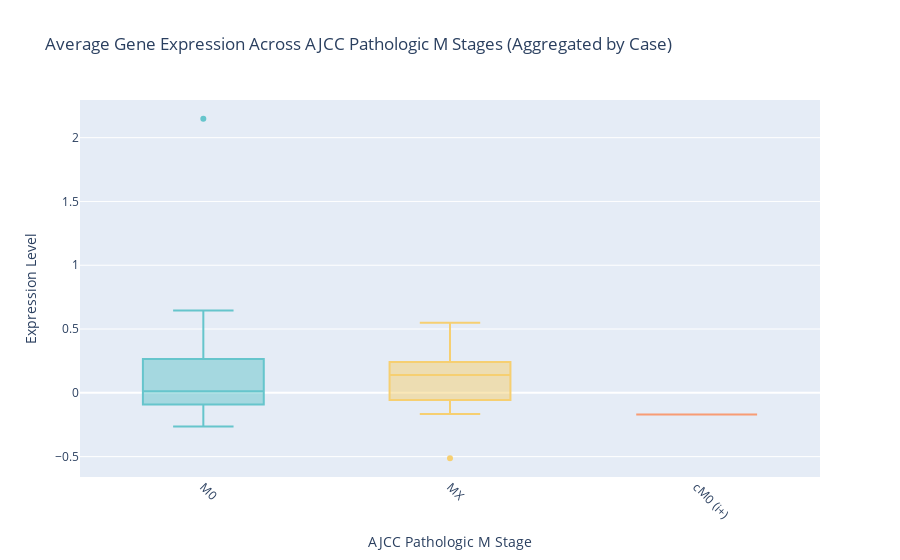

Notebook code for this chart:
### Code cell
# Filter out "Unknown" values for AJCC Pathologic M stages
filtered_data_state_m = aggregated_data[reshaped_df['ajcc_pathologic_m'] != "Unknown"]

fig = px.box(
    filtered_data_state_m,
    x='ajcc_pathologic_m',
    y='Expression',
    color='ajcc_pathologic_m', 
    title="Average Gene Expression Across AJCC Pathologic M Stages (Aggregated by Case)",
    labels={
        'ajcc_pathologic_m': 'AJCC Pathologic M Stage',
        'Expression': 'Expression Level'
    },
    color_discrete_sequence=px.colors.qualitative.Pastel 
)


fig.update_layout(
    xaxis_title="AJCC Pathologic M Stage",
    yaxis_title="Expression Level",
    xaxis_tickangle=45,
    showlegend=False  # Hide legend if not needed
)

# Show the interactive plot
fig.show()

### Figure 1 — Plotly figure (JSON) as saved in the notebook; plotly's stock layout.template omitted (floating-point values rounded to 4 significant figures)
{"data": [{"alignmentgroup": "True", "hovertemplate": "AJCC Pathologic M Stage=%{x}<br>Expression Level=%{y}<extra></extra>", "legendgroup": "M0", "marker": {"color": "rgb(102, 197, 204)"}, "name": "M0", "notched": false, "offsetgroup": "M0", "orientation": "v", "showlegend": true, "type": "box", "x": ["M0", "M0", "M0", "M0", "M0", "M0", "M0", "M0", "M0", "M0", "M0", "M0", "M0", "M0", "M0", "M0", "M0", "M0", "M0", "M0", "M0", "M0", "M0", "M0", "M0", "M0", "M0", "M0", "M0", "M0", "M0", "M0", "M0"], "x0": " ", "xaxis": "x", "y": [-0.212, 0.1431, 0.02433, 0.5814, 0.4323, -0.1334, -0.263, -0.0694, -0.03682, 0.02125, -0.1978, 0.03698, 0.01261, -0.2243, -0.02724, -0.2212, 0.05238, 0.6446, 2.147, 0.003703, -0.03224, 0.3351, 0.2563, 0.2953, 0.08245, 0.1191, -0.003247, -0.1745, -0.2148, -0.07819, 0.3388, 0.346, -0.02194], "y0": " ", "yaxis": "y"}, {"alignmentgroup": "True", "hovertemplate": "AJCC Pathologic M Stage=%{x}<br>Expression Level=%{y}<extra></extra>", "legendgroup": "MX", "marker": {"color": "rgb(246, 207, 113)"}, "name": "MX", "notched": false, "offsetgroup": "MX", "orientation": "v", "showlegend": true, "type": "box", "x": ["MX", "MX", "MX", "MX", "MX", "MX", "MX", "MX", "MX"], "x0": " ", "xaxis": "x", "y": [-0.5119, -0.02029, 0.4908, 0.1579, 0.1431, -0.166, 0.04409, 0.5488, 0.1392], "y0": " ", "yaxis": "y"}, {"alignmentgroup": "True", "hovertemplate": "AJCC Pathologic M Stage=%{x}<br>Expression Level=%{y}<extra></extra>", "legendgroup": "cM0 (i+)", "marker": {"color": "rgb(248, 156, 116)"}, "name": "cM0 (i+)", "notched": false, "offsetgroup": "cM0 (i+)", "orientation": "v", "showlegend": true, "type": "box", "x": ["cM0 (i+)"], "x0": " ", "xaxis": "x", "y": [-0.1694], "y0": " ", "yaxis": "y"}], "layout": {"autosize": true, "boxmode": "overlay", "legend": {"title": {"text": "AJCC Pathologic M Stage"}, "tracegroupgap": 0}, "showlegend": false, "title": {"text": "Average Gene Expression Across AJCC Pathologic M Stages (Aggregated by Case)"}, "xaxis": {"anchor": "y", "autorange": true, "categoryarray": ["M0", "MX", "cM0 (i+)"], "categoryorder": "array", "domain": [0, 1], "range": [-0.5, 2.5], "tickangle": 45, "title": {"text": "AJCC Pathologic M Stage"}, "type": "category"}, "yaxis": {"anchor": "x", "autorange": true, "domain": [0, 1], "range": [-0.6597, 2.295], "title": {"text": "Expression Level"}, "type": "linear"}}}
